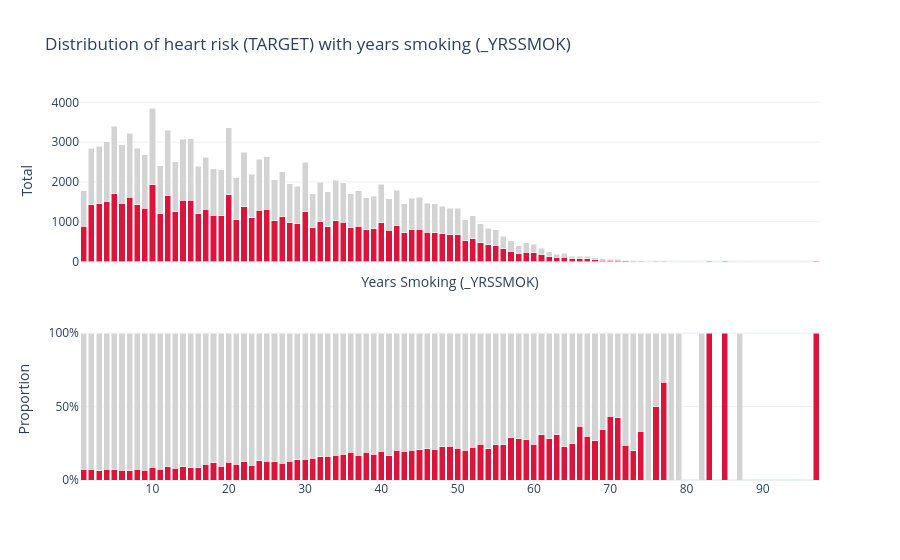

Notebook code for this chart:
### Markdown cell above
_YRSSMOK

### Code cell
data_counts = (
    df_full
    .groupby(['_YRSSMOK', 'TARGET'])
    .size()
    .reset_index(name='count')
)

data_counts['total'] = data_counts.groupby('_YRSSMOK')['count'].transform('sum')
data_counts['proportion'] = data_counts['count'] / data_counts['total']

data_0 = data_counts[data_counts['TARGET'] == 0]
data_1 = data_counts[data_counts['TARGET'] == 1]

fig = make_subplots(rows=2,cols=1,
                    shared_xaxes = True)

fig.add_trace(go.Bar(
    x=data_1['_YRSSMOK'],
    y=data_1['total'],
    name='TARGET = 1',
    marker_color='crimson',
    customdata=data_1['count'],
    hovertemplate=(
        "Years Smoking: %{x}<br>"
        "TARGET = 1<br>"
        "Total: %{y:.1%}<br>"
        "Count: %{customdata}<extra></extra>"
    ),
), row=1,col=1)

fig.add_trace(go.Bar(
    x=data_0['_YRSSMOK'],
    y=data_0['total'],
    name='TARGET = 0',
    marker_color='lightgrey',
    customdata=data_0['count'],
    hovertemplate=(
        "Years Smoking: %{x}<br>"
        "TARGET = 0<br>"
        "Total: %{y:.1%}<br>"
        "Count: %{customdata}<extra></extra>"
    ),
), row=1,col=1)

fig.add_trace(go.Bar(
    x=data_1['_YRSSMOK'],
    y=data_1['proportion'],
    name='TARGET = 1',
    marker_color='crimson',
    customdata=data_1['count'],
    hovertemplate=(
        "Years Smoking: %{x}<br>"
        "TARGET = 1<br>"
        "Proportion: %{y:.1%}<br>"
        "Count: %{customdata}<extra></extra>"
    ),
), row=2,col=1)

fig.add_trace(go.Bar(
    x=data_0['_YRSSMOK'],
    y=data_0['proportion'],
    name='TARGET = 0',
    marker_color='lightgrey',
    customdata=data_0['count'],
    hovertemplate=(
        "Years Smoking: %{x}<br>"
        "TARGET = 0<br>"
        "Proportion: %{y:.1%}<br>"
        "Count: %{customdata}<extra></extra>"
    ),
), row=2,col=1)

fig.update_layout(
    title="Distribution of heart risk (TARGET) with years smoking (_YRSSMOK)",
    xaxis_title="Years Smoking (_YRSSMOK)",
    yaxis1_title="Total",
    yaxis2_title="Proportion",
    barmode='stack',
    yaxis2=dict(tickformat=".0%", range=[0, 1.1]),
    template='plotly_white',
    legend_title_text='TARGET',
    showlegend=False,
)

fig.show()

### Figure 1 — Plotly figure (JSON) as saved in the notebook; plotly's stock layout.template omitted (floating-point values rounded to 4 significant figures)
{"data": [{"customdata": [66, 105, 91, 108, 120, 98, 104, 102, 88, 170, 89, 149, 100, 141, 131, 99, 140, 136, 108, 203, 114, 170, 112, 167, 170, 127, 128, 124, 130, 177, 126, 158, 141, 172, 175, 161, 149, 151, 143, 189, 129, 182, 141, 161, 166, 155, 152, 157, 154, 145, 107, 129, 116, 89, 95, 76, 75, 56, 65, 53, 52, 35, 28, 24, 16, 23, 19, 12, 12, 13, 11, 4, 2, 3, 2, 2, 1, 1, 1], "hovertemplate": "Years Smoking: %{x}<br>TARGET = 1<br>Total: %{y:.1%}<br>Count: %{customdata}<extra></extra>", "marker": {"color": "crimson"}, "name": "TARGET = 1", "type": "bar", "x": [1.0, 2.0, 3.0, 4.0, 5.0, 6.0, 7.0, 8.0, 9.0, 10.0, 11.0, 12.0, 13.0, 14.0, 15.0, 16.0, 17.0, 18.0, 19.0, 20.0, 21.0, 22.0, 23.0, 24.0, 25.0, 26.0, 27.0, 28.0, 29.0, 30.0, 31.0, 32.0, 33.0, 34.0, 35.0, 36.0, 37.0, 38.0, 39.0, 40.0, 41.0, 42.0, 43.0, 44.0, 45.0, 46.0, 47.0, 48.0, 49.0, 50.0, 51.0, 52.0, 53.0, 54.0, 55.0, 56.0, 57.0, 58.0, 59.0, 60.0, 61.0, 62.0, 63.0, 64.0, 65.0, 66.0, 67.0, 68.0, 69.0, 70.0, 71.0, 72.0, 73.0, 74.0, 76.0, 77.0, 83.0, 85.0, 97.0], "xaxis": "x", "y": [892, 1424, 1450, 1507, 1699, 1465, 1611, 1424, 1340, 1928, 1201, 1651, 1256, 1534, 1540, 1199, 1313, 1166, 1155, 1681, 1050, 1370, 1097, 1285, 1319, 1025, 1131, 975, 946, 1246, 849, 993, 877, 1023, 990, 852, 891, 801, 817, 969, 787, 896, 726, 798, 810, 732, 726, 692, 667, 671, 524, 574, 474, 420, 396, 316, 260, 199, 237, 219, 168, 125, 91, 106, 65, 63, 64, 45, 35, 30, 26, 17, 10, 9, 4, 3, 1, 1, 1], "yaxis": "y"}, {"customdata": [826, 1319, 1359, 1399, 1579, 1367, 1507, 1322, 1252, 1758, 1112, 1502, 1156, 1393, 1409, 1100, 1173, 1030, 1047, 1478, 936, 1200, 985, 1118, 1149, 898, 1003, 851, 816, 1069, 723, 835, 736, 851, 815, 691, 742, 650, 674, 780, 658, 714, 585, 637, 644, 577, 574, 535, 513, 526, 417, 445, 358, 331, 301, 240, 185, 143, 172, 166, 116, 90, 63, 82, 49, 40, 45, 33, 23, 17, 15, 13, 8, 6, 2, 2, 1, 1, 2, 1, 1], "hovertemplate": "Years Smoking: %{x}<br>TARGET = 0<br>Total: %{y:.1%}<br>Count: %{customdata}<extra></extra>", "marker": {"color": "lightgrey"}, "name": "TARGET = 0", "type": "bar", "x": [1.0, 2.0, 3.0, 4.0, 5.0, 6.0, 7.0, 8.0, 9.0, 10.0, 11.0, 12.0, 13.0, 14.0, 15.0, 16.0, 17.0, 18.0, 19.0, 20.0, 21.0, 22.0, 23.0, 24.0, 25.0, 26.0, 27.0, 28.0, 29.0, 30.0, 31.0, 32.0, 33.0, 34.0, 35.0, 36.0, 37.0, 38.0, 39.0, 40.0, 41.0, 42.0, 43.0, 44.0, 45.0, 46.0, 47.0, 48.0, 49.0, 50.0, 51.0, 52.0, 53.0, 54.0, 55.0, 56.0, 57.0, 58.0, 59.0, 60.0, 61.0, 62.0, 63.0, 64.0, 65.0, 66.0, 67.0, 68.0, 69.0, 70.0, 71.0, 72.0, 73.0, 74.0, 75.0, 76.0, 77.0, 78.0, 79.0, 82.0, 87.0], "xaxis": "x", "y": [892, 1424, 1450, 1507, 1699, 1465, 1611, 1424, 1340, 1928, 1201, 1651, 1256, 1534, 1540, 1199, 1313, 1166, 1155, 1681, 1050, 1370, 1097, 1285, 1319, 1025, 1131, 975, 946, 1246, 849, 993, 877, 1023, 990, 852, 891, 801, 817, 969, 787, 896, 726, 798, 810, 732, 726, 692, 667, 671, 524, 574, 474, 420, 396, 316, 260, 199, 237, 219, 168, 125, 91, 106, 65, 63, 64, 45, 35, 30, 26, 17, 10, 9, 2, 4, 3, 1, 2, 1, 1], "yaxis": "y"}, {"customdata": [66, 105, 91, 108, 120, 98, 104, 102, 88, 170, 89, 149, 100, 141, 131, 99, 140, 136, 108, 203, 114, 170, 112, 167, 170, 127, 128, 124, 130, 177, 126, 158, 141, 172, 175, 161, 149, 151, 143, 189, 129, 182, 141, 161, 166, 155, 152, 157, 154, 145, 107, 129, 116, 89, 95, 76, 75, 56, 65, 53, 52, 35, 28, 24, 16, 23, 19, 12, 12, 13, 11, 4, 2, 3, 2, 2, 1, 1, 1], "hovertemplate": "Years Smoking: %{x}<br>TARGET = 1<br>Proportion: %{y:.1%}<br>Count: %{customdata}<extra></extra>", "marker": {"color": "crimson"}, "name": "TARGET = 1", "type": "bar", "x": [1.0, 2.0, 3.0, 4.0, 5.0, 6.0, 7.0, 8.0, 9.0, 10.0, 11.0, 12.0, 13.0, 14.0, 15.0, 16.0, 17.0, 18.0, 19.0, 20.0, 21.0, 22.0, 23.0, 24.0, 25.0, 26.0, 27.0, 28.0, 29.0, 30.0, 31.0, 32.0, 33.0, 34.0, 35.0, 36.0, 37.0, 38.0, 39.0, 40.0, 41.0, 42.0, 43.0, 44.0, 45.0, 46.0, 47.0, 48.0, 49.0, 50.0, 51.0, 52.0, 53.0, 54.0, 55.0, 56.0, 57.0, 58.0, 59.0, 60.0, 61.0, 62.0, 63.0, 64.0, 65.0, 66.0, 67.0, 68.0, 69.0, 70.0, 71.0, 72.0, 73.0, 74.0, 76.0, 77.0, 83.0, 85.0, 97.0], "xaxis": "x2", "y": [0.07399, 0.07374, 0.06276, 0.07167, 0.07063, 0.06689, 0.06456, 0.07163, 0.06567, 0.08817, 0.0741, 0.09025, 0.07962, 0.09192, 0.08506, 0.08257, 0.1066, 0.1166, 0.09351, 0.1208, 0.1086, 0.1241, 0.1021, 0.13, 0.1289, 0.1239, 0.1132, 0.1272, 0.1374, 0.1421, 0.1484, 0.1591, 0.1608, 0.1681, 0.1768, 0.189, 0.1672, 0.1885, 0.175, 0.195, 0.1639, 0.2031, 0.1942, 0.2018, 0.2049, 0.2117, 0.2094, 0.2269, 0.2309, 0.2161, 0.2042, 0.2247, 0.2447, 0.2119, 0.2399, 0.2405, 0.2885, 0.2814, 0.2743, 0.242, 0.3095, 0.28, 0.3077, 0.2264, 0.2462, 0.3651, 0.2969, 0.2667, 0.3429, 0.4333, 0.4231, 0.2353, 0.2, 0.3333, 0.5, 0.6667, 1.0, 1.0, 1.0], "yaxis": "y2"}, {"customdata": [826, 1319, 1359, 1399, 1579, 1367, 1507, 1322, 1252, 1758, 1112, 1502, 1156, 1393, 1409, 1100, 1173, 1030, 1047, 1478, 936, 1200, 985, 1118, 1149, 898, 1003, 851, 816, 1069, 723, 835, 736, 851, 815, 691, 742, 650, 674, 780, 658, 714, 585, 637, 644, 577, 574, 535, 513, 526, 417, 445, 358, 331, 301, 240, 185, 143, 172, 166, 116, 90, 63, 82, 49, 40, 45, 33, 23, 17, 15, 13, 8, 6, 2, 2, 1, 1, 2, 1, 1], "hovertemplate": "Years Smoking: %{x}<br>TARGET = 0<br>Proportion: %{y:.1%}<br>Count: %{customdata}<extra></extra>", "marker": {"color": "lightgrey"}, "name": "TARGET = 0", "type": "bar", "x": [1.0, 2.0, 3.0, 4.0, 5.0, 6.0, 7.0, 8.0, 9.0, 10.0, 11.0, 12.0, 13.0, 14.0, 15.0, 16.0, 17.0, 18.0, 19.0, 20.0, 21.0, 22.0, 23.0, 24.0, 25.0, 26.0, 27.0, 28.0, 29.0, 30.0, 31.0, 32.0, 33.0, 34.0, 35.0, 36.0, 37.0, 38.0, 39.0, 40.0, 41.0, 42.0, 43.0, 44.0, 45.0, 46.0, 47.0, 48.0, 49.0, 50.0, 51.0, 52.0, 53.0, 54.0, 55.0, 56.0, 57.0, 58.0, 59.0, 60.0, 61.0, 62.0, 63.0, 64.0, 65.0, 66.0, 67.0, 68.0, 69.0, 70.0, 71.0, 72.0, 73.0, 74.0, 75.0, 76.0, 77.0, 78.0, 79.0, 82.0, 87.0], "xaxis": "x2", "y": [0.926, 0.9263, 0.9372, 0.9283, 0.9294, 0.9331, 0.9354, 0.9284, 0.9343, 0.9118, 0.9259, 0.9098, 0.9204, 0.9081, 0.9149, 0.9174, 0.8934, 0.8834, 0.9065, 0.8792, 0.8914, 0.8759, 0.8979, 0.87, 0.8711, 0.8761, 0.8868, 0.8728, 0.8626, 0.8579, 0.8516, 0.8409, 0.8392, 0.8319, 0.8232, 0.811, 0.8328, 0.8115, 0.825, 0.805, 0.8361, 0.7969, 0.8058, 0.7982, 0.7951, 0.7883, 0.7906, 0.7731, 0.7691, 0.7839, 0.7958, 0.7753, 0.7553, 0.7881, 0.7601, 0.7595, 0.7115, 0.7186, 0.7257, 0.758, 0.6905, 0.72, 0.6923, 0.7736, 0.7538, 0.6349, 0.7031, 0.7333, 0.6571, 0.5667, 0.5769, 0.7647, 0.8, 0.6667, 1.0, 0.5, 0.3333, 1.0, 1.0, 1.0, 1.0], "yaxis": "y2"}], "layout": {"barmode": "stack", "legend": {"title": {"text": "TARGET"}}, "showlegend": false, "title": {"text": "Distribution of heart risk (TARGET) with years smoking (_YRSSMOK)"}, "xaxis": {"anchor": "y", "domain": [0, 1], "matches": "x2", "showticklabels": false, "title": {"text": "Years Smoking (_YRSSMOK)"}}, "xaxis2": {"anchor": "y2", "domain": [0, 1]}, "yaxis": {"anchor": "x", "domain": [0.575, 1], "title": {"text": "Total"}}, "yaxis2": {"anchor": "x2", "domain": [0, 0.425], "range": [0, 1.1], "tickformat": ".0%", "title": {"text": "Proportion"}}}}
